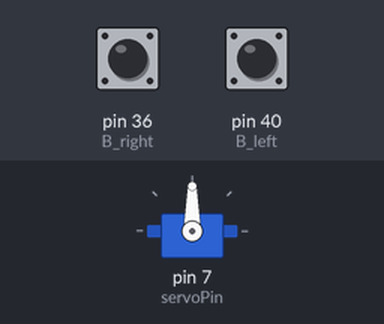
This program was run on a simulated Raspberry Pi (header pin numbers). Shown: servo. The test bench sets the inputs (shaded band); at power-on: pin 36 (B_right) LOW, pin 40 (B_left) LOW. Servo angles are drawn from the pulse width (0.5 ms = 0°, 2.5 ms = 180°); what the program prints to the terminal is not drawn.

Above: at 1.2 s.
1.3 s: pin 36 (B_right) pulled HIGH for 0.15 s
At 2.1 s:
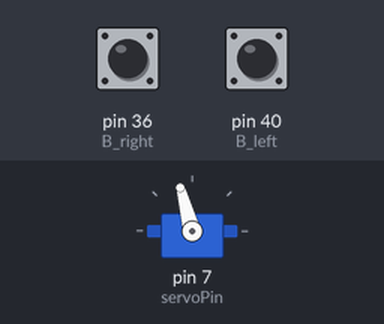
2.9 s: pin 40 (B_left) pulled HIGH for 1 s
At 4.7 s:
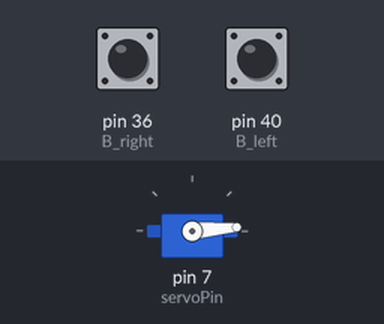
5.9 s: pin 36 (B_right) pulled HIGH for 3.2 s
At 8.2 s:
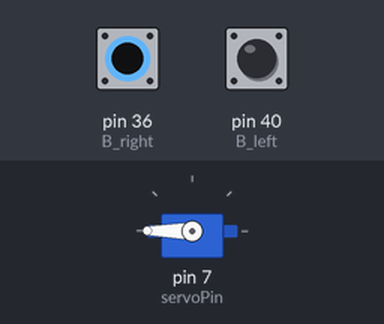
10.6 s: pin 40 (B_left) pulled HIGH for 0.15 s
At 11.9 s:
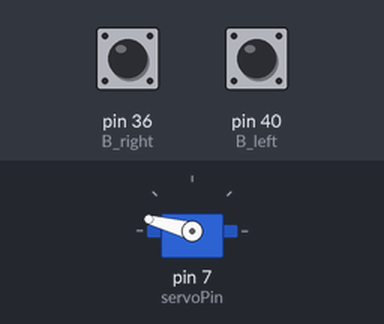
12.2 s: pin 36 (B_right) pulled HIGH for 1 s
At 13.2 s:
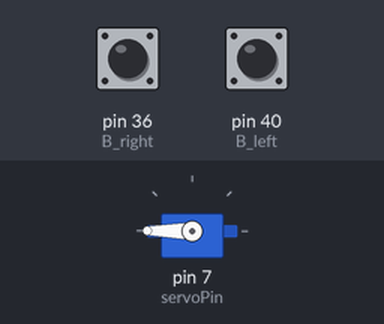
Timing chart, 0 to 15.2 s (numbered marks = the images above; inputs shaded):
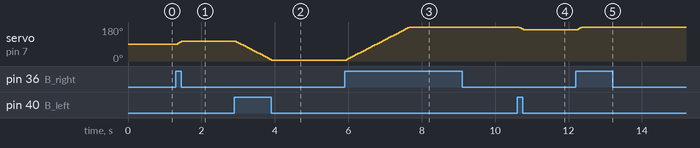

The program:

Servo_-_Turn_on_button_presspy.py
```python
import RPi.GPIO as GPIO
import time

OFFSE_DUTY = 0        #define pulse offset of servo
SERVO_MIN_DUTY = 2.5+OFFSE_DUTY     #define pulse duty cycle for minimum angle of servo
SERVO_MAX_DUTY = 12.5+OFFSE_DUTY    #define pulse duty cycle for maximum angle of servo
servoPin = 7
B_left = 40
B_right = 36
turn = 0
angle = 90
radius = 5
speed = .05

def map( value, fromLow, fromHigh, toLow, toHigh):
    return (toHigh-toLow)*(value-fromLow) / (fromHigh-fromLow) + toLow

def setup():
    global p
    GPIO.setmode(GPIO.BOARD)       # Numbers GPIOs by physical location
    GPIO.setup(servoPin, GPIO.OUT)   # Set servoPin's mode is output
    GPIO.output(servoPin, GPIO.LOW)  # Set servoPin to low
    GPIO.setup([B_left, B_right], GPIO.IN, pull_up_down=GPIO.PUD_DOWN) # Set GPIO buttons as input
    p = GPIO.PWM(servoPin, 50)     # set Frequece to 50Hz
    p.start(0)                     # Duty Cycle = 0

def servoWrite():      # make the servo rotate to specific angle (0-180 degrees)
    global angle
    if(angle<0):
        angle = 0
    elif(angle > 180):
        angle = 180
    p.ChangeDutyCycle(map(angle,0,180,SERVO_MIN_DUTY,SERVO_MAX_DUTY)) #map the angle to duty cycle and output it

def buttonRead(): #read the state of the button and set the turn direction
    global turn
    B_press_left = int(GPIO.input(B_left))
    B_press_right = int(GPIO.input(B_right))
    if B_press_left == 1:
        turn = 'L'
    if B_press_right == 1:
        turn = 'R'

def angleWrite(): #translate the turn direction to an angle
    global angle, turn
    if turn == 'L':
        angle -= radius
    if turn == 'R':
        angle += radius
    turn = 0


def loop():
    while True:
        buttonRead()
        #print('turn= ', turn)
        time.sleep(speed)
        angleWrite()
        #print('angle= ', angle)
        servoWrite()

def destroy():
    angle = 90
    p.ChangeDutyCycle(map(angle,0,180,SERVO_MIN_DUTY,SERVO_MAX_DUTY))
    time.sleep(.5)
    p.stop()
    GPIO.cleanup()

if __name__ == '__main__':     #Program start from here
    print ('Program is starting...')
    setup()
    try:
        loop()
    except KeyboardInterrupt:  # When 'Ctrl+C' is pressed, the child program destroy() will be  executed.
        destroy()
```

Measured:
- after the input at 1.3 s, servo on pin 7 (servoPin): 90° → 105° after 0.05 s
- after the input at 2.9 s, servo on pin 7 (servoPin): moves from 105° to 5° over 0.95 s, starting after 0.05 s
- after the input at 5.9 s, servo on pin 7 (servoPin): moves from 5° to 180° over 1.7 s, starting after 0.06 s
- after the input at 10.6 s, servo on pin 7 (servoPin): 180° → 165° after 0.06 s
- after the input at 12.2 s, servo on pin 7 (servoPin): 165° → 180° after 0.06 s
